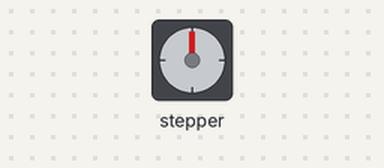
A sketch run on a simulated Arduino Uno, built with avr-gcc and run on an emulated ATmega328P. On the bench: stepper motor. Wiring (inferred from the names in the program): stepper motor driver (200 steps per turn assumed): step pin 5; direction pin 2; enable pin 8.

Above: at 0.05 s.
At 0.8 s:
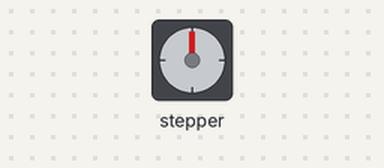
At 1.85 s:
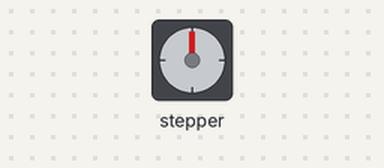
At 3.55 s:
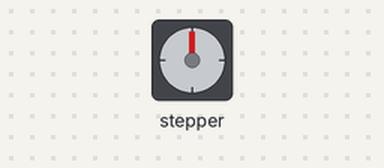
Timing chart, 0 to 8.3 s (numbered marks = the images above):
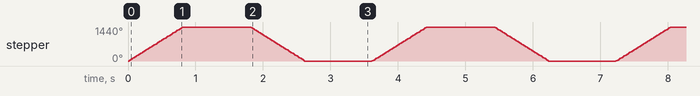

The sketch:

StepperMotor1.ino
```cpp
// //ArduinoMega with TB6600 with 24V 2A Voltage module
// int PUL = 7;  //定义脉冲引脚
// int DIR = 6; // 定义方向
// int ENA = 5;  //定义启用引脚
// int RESET ;// = 4;  //定义复位传感器

// void setup(){
//   pinMode(PUL,OUTPUT);
//   pinMode(DIR,OUTPUT);
//   pinMode(ENA,OUTPUT);
//   pinMode(RESET,INPUT);
//   Serial.begin(9600);
//   //初始化复位 转3圈
//   for(int i = 0 ; i<4800;i++){ //前进4800，SW1 = OFF,SW2 = ON, SW3 = OFF(每圈1600脉冲)
//     digitalWrite(DIR,LOW);// 定义正转
//     digitalWrite(ENA,HIGH);//启动
//     digitalWrite(PUL,HIGH);//输出脉冲
//     delayMicroseconds(2000);
//     digitalWrite(PUL,LOW);
//     //复位传感器；
//     int reset = Serial.read();
//     if(reset == 0){
//       break; //检测到达复位位置后停止转动
//     }
//   }
//   delayMicroseconds(2000);
// }

// void loop(){
//   for(int i = 0; i< 1600; i++){
//     digitalWrite(DIR,LOW);
//     digitalWrite(ENA,HIGH);
//     digitalWrite(PUL,HIGH);
//     delayMicroseconds(50);
//     digitalWrite(PUL,LOW);
//     delayMicroseconds(50);
//   }
//   delay(1000);
//   for(int i = 0; i< 1600; i++){
//     digitalWrite(DIR,HIGH);
//     digitalWrite(ENA,HIGH);
//     digitalWrite(PUL,HIGH);
//     delayMicroseconds(50);
//     digitalWrite(PUL,LOW);
//     delayMicroseconds(50);
//   }

// }

const int stepPin = 5;  //PUL+
const int dirPin = 2;  //DiR+
const int enPin = 8;  //ENA+

void setup() {
  pinMode(stepPin,OUTPUT);
  pinMode(dirPin,OUTPUT);
  pinMode(enPin,OUTPUT);
  digitalWrite(enPin,LOW);

}

void loop() {
  digitalWrite(dirPin,HIGH); // Enables the motor to move in a particular direction
  for(int x = 0; x < 800; x++) {
    digitalWrite(stepPin,HIGH);
    delayMicroseconds(500);
    digitalWrite(stepPin,LOW);
    delayMicroseconds(500);
  }
  delay(1000); // One second delay
  digitalWrite(dirPin,LOW); //Changes the direction of rotation
  for(int x = 0; x < 800; x++) {
    digitalWrite(stepPin,HIGH);
    delayMicroseconds(500);
    digitalWrite(stepPin,LOW);
    delayMicroseconds(500);
  }
  delay(1000);
}
```

Measured:
- by itself, stepper: turns 1440° clockwise in 0.79 s, then 1440° counter-clockwise in 0.81 s, repeating every 3.6 s
